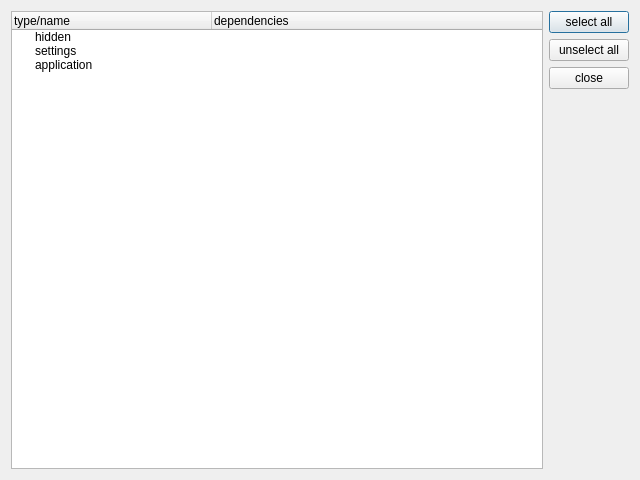
<?xml version="1.0" encoding="UTF-8"?>
<ui version="4.0">
 <class>DialogSelectModules</class>
 <widget class="QDialog" name="DialogSelectModules">
  <property name="geometry">
   <rect>
    <x>0</x>
    <y>0</y>
    <width>640</width>
    <height>480</height>
   </rect>
  </property>
  <property name="windowTitle">
   <string>available modules</string>
  </property>
  <layout class="QHBoxLayout" name="horizontalLayout">
   <item>
    <widget class="QTreeWidget" name="treeWidgetModules">
     <property name="minimumSize">
      <size>
       <width>400</width>
       <height>300</height>
      </size>
     </property>
     <attribute name="headerDefaultSectionSize">
      <number>200</number>
     </attribute>
     <column>
      <property name="text">
       <string>type/name</string>
      </property>
     </column>
     <column>
      <property name="text">
       <string>dependencies</string>
      </property>
     </column>
     <item>
      <property name="text">
       <string>hidden</string>
      </property>
      <property name="text">
       <string/>
      </property>
     </item>
     <item>
      <property name="text">
       <string>settings</string>
      </property>
     </item>
     <item>
      <property name="text">
       <string>application</string>
      </property>
     </item>
    </widget>
   </item>
   <item>
    <layout class="QVBoxLayout" name="verticalLayout">
     <item>
      <widget class="QPushButton" name="pushButtonSelectAll">
       <property name="text">
        <string>select all</string>
       </property>
      </widget>
     </item>
     <item>
      <widget class="QPushButton" name="pushButtonUnselectAll">
       <property name="text">
        <string>unselect all</string>
       </property>
      </widget>
     </item>
     <item>
      <widget class="QPushButton" name="pushButtonClose">
       <property name="text">
        <string>close</string>
       </property>
      </widget>
     </item>
     <item>
      <spacer name="verticalSpacer">
       <property name="orientation">
        <enum>Qt::Vertical</enum>
       </property>
       <property name="sizeHint" stdset="0">
        <size>
         <width>20</width>
         <height>40</height>
        </size>
       </property>
      </spacer>
     </item>
    </layout>
   </item>
  </layout>
 </widget>
 <resources/>
 <connections>
  <connection>
   <sender>pushButtonClose</sender>
   <signal>clicked()</signal>
   <receiver>DialogSelectModules</receiver>
   <slot>close()</slot>
   <hints>
    <hint type="sourcelabel">
     <x>582</x>
     <y>99</y>
    </hint>
    <hint type="destinationlabel">
     <x>319</x>
     <y>239</y>
    </hint>
   </hints>
  </connection>
 </connections>
</ui>
